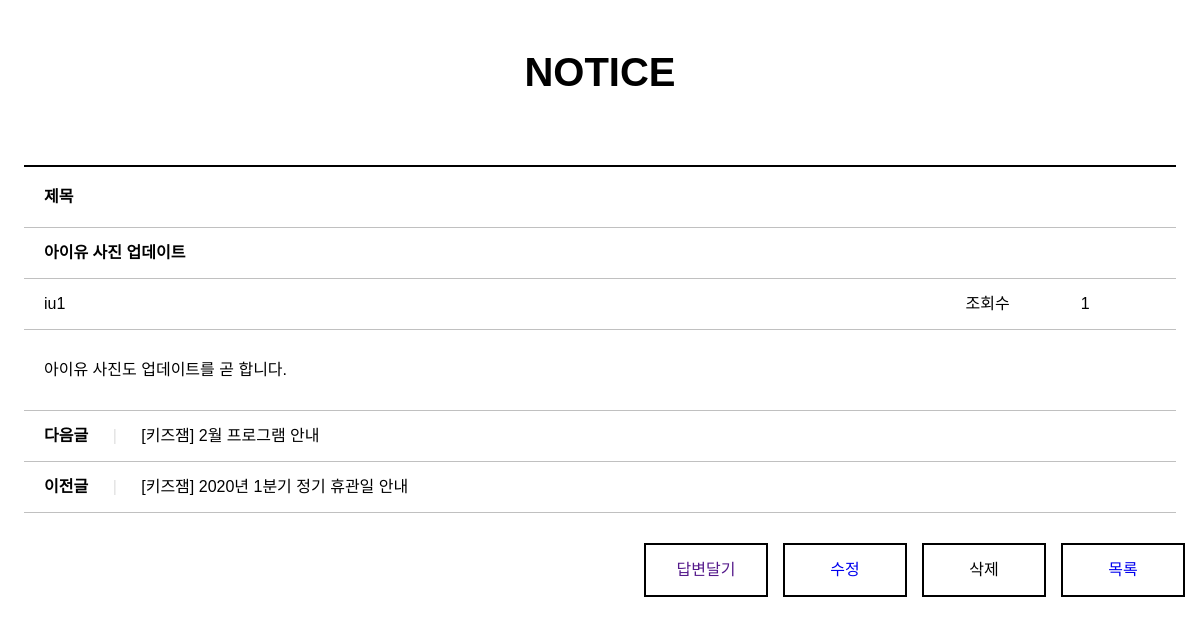
The app's page /board/13/bview/, older data.
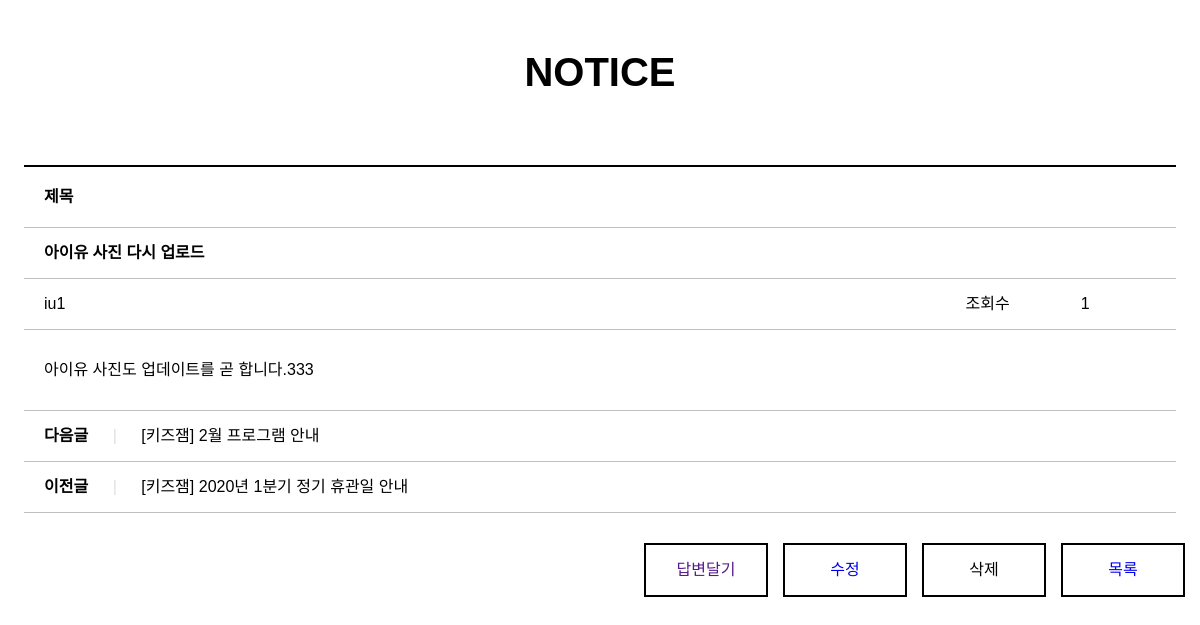
The same page, newer data.
### board/models.py (models this page shows, shortened)
class Freeboard(models.Model):
    b_no = models.AutoField(primary_key=True)
    b_id = models.CharField(max_length=100)
    b_title = models.CharField(max_length=1000)
    b_content = models.TextField()
    b_date = models.DateTimeField(default=datetime.now(),blank=True)
    b_hit = models.IntegerField(default=1)

### board/views.py (the view)
# urls.py: path('<str:b_no>/bview/',views.bview,name='bview'),
def bview(request,b_no):
    qs = Freeboard.objects.get(b_no=b_no)
    context={'board':qs}
    return render(request,'content_view.html',context)

### board/templates/content_view.html (shortened to what this page needs)
{% load static %}
<!DOCTYPE html>
<html>
<head>
  <link rel="stylesheet" href="https://cdnjs.cloudflare.com/ajax/libs/font-awesome/5.12.1/css/all.min.css">
  <link rel="stylesheet" href="{% static 'css/style.css' %}">
  <link rel="stylesheet" href="{% static 'css/read.css' %}">
</head>
<body>
<section>
    <h1>NOTICE</h1>
    <table>
      <colgroup>
        <col width="80%">
        <col width="10%">
        <col width="10%">
      </colgroup>
      {% if board %}
      <tr>
        <th colspan="3">제목</th>
      </tr>
      <tr>
        <td colspan="3"><strong>{{board.b_title}}</strong></td>
      </tr>
      <tr>
        <td>{{board.b_id }}</td>
        <td>조회수</td>
        <td>{{board.b_hit }}</td>
      </tr>
      <tr>
        <td colspan="3" class="article">{{board.b_content }}</td>
      </tr>
      <tr>
        <td colspan="3"><strong>다음글</strong> <span class="separator">|</span> [키즈잼] 2월 프로그램 안내</td>
      </tr>
      <tr>
        <td colspan="3"><strong>이전글</strong> <span class="separator">|</span> [키즈잼] 2020년 1분기 정기 휴관일 안내</td>
      </tr>
    </table>
    {% endif %}
    <a href="{% url 'board:blist' %}"><div class="list">목록</div></a>
    <a onclick="deleteBtn()"><div class="list">삭제</div></a>
    <a href="{% url 'board:bmodify' board.b_no %}"><div class="list">수정</div></a>
    <a href=""><div class="list">답변달기</div></a>
  </section>
</body>
</html>

Row changes from the older to the newer data that the page shows:
changed Freeboard "iu1": b_title "아이유 사진 업데이트" → "아이유 사진 다시 업로드"; b_content "아이유 사진도 업데이트를 곧 합니다." → "아이유 사진도 업데이트를 곧 합니다.333"
